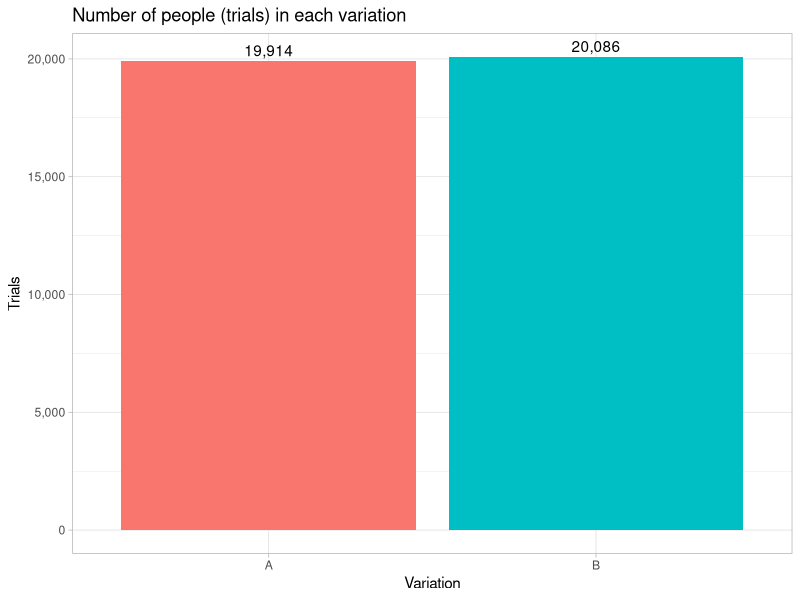
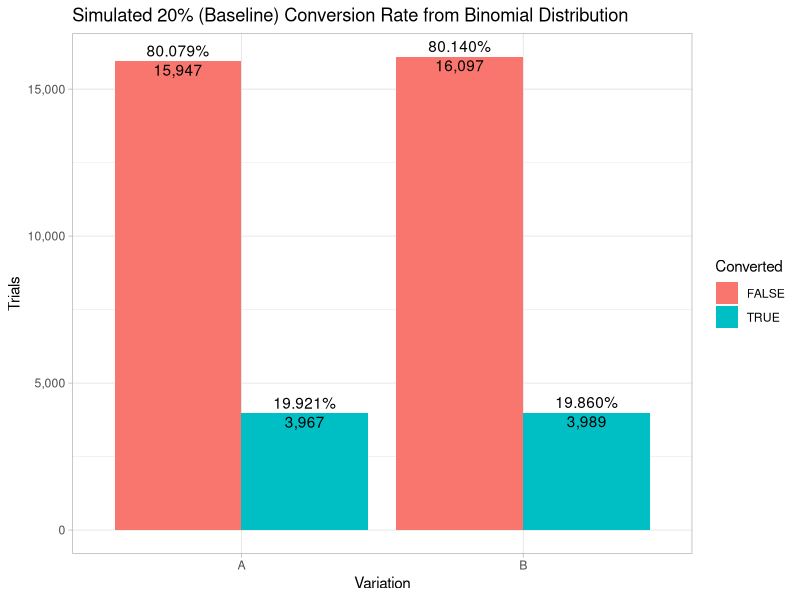
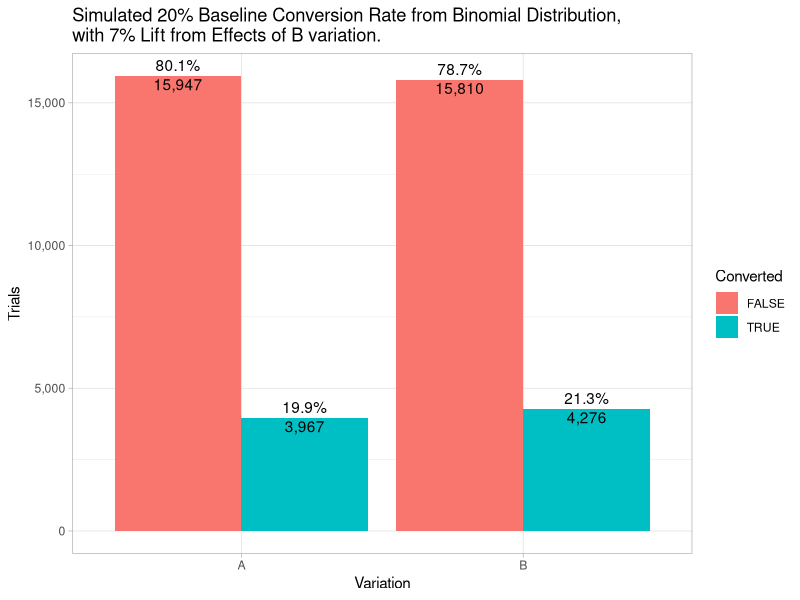
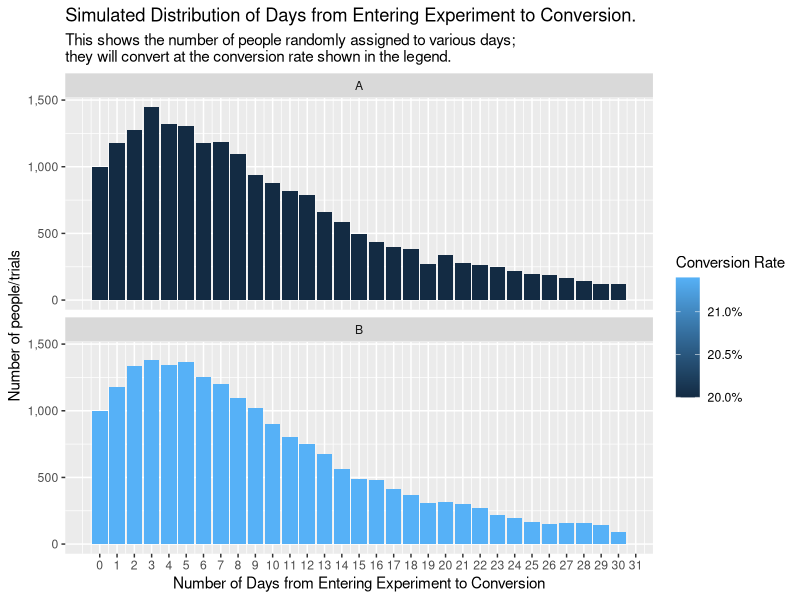
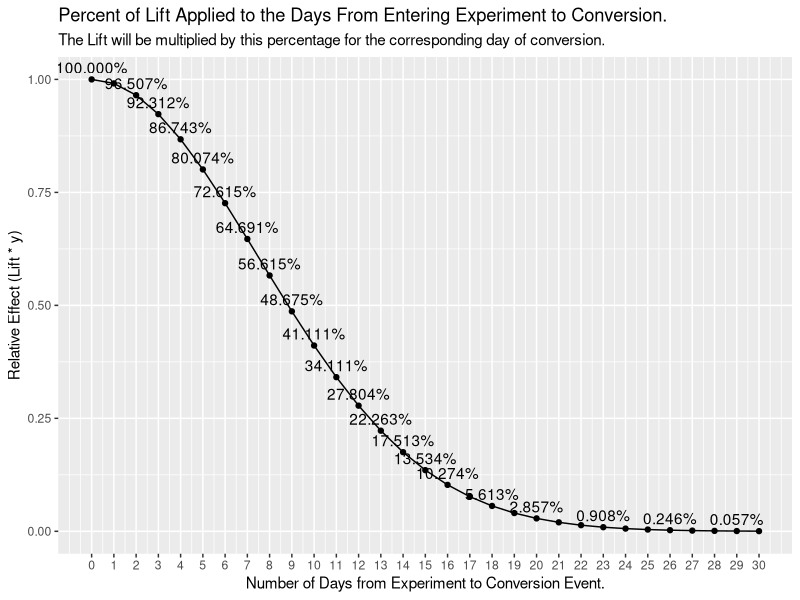
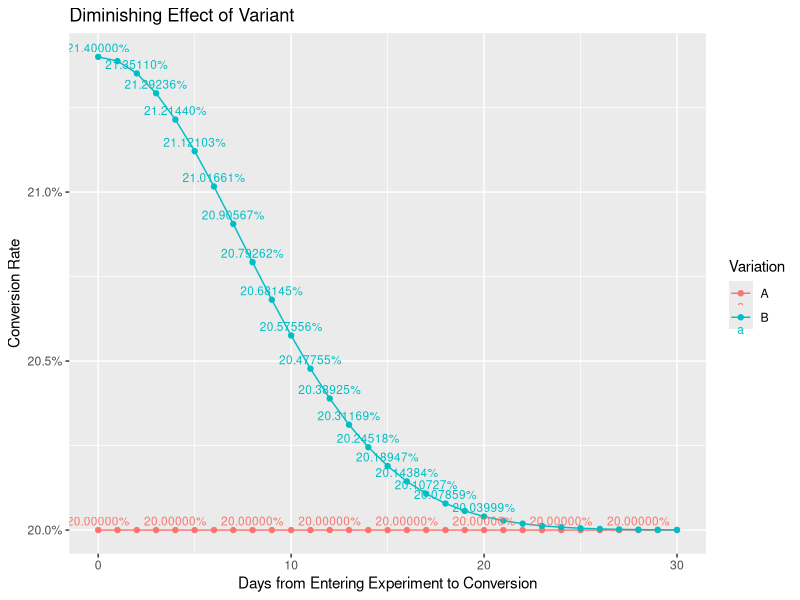
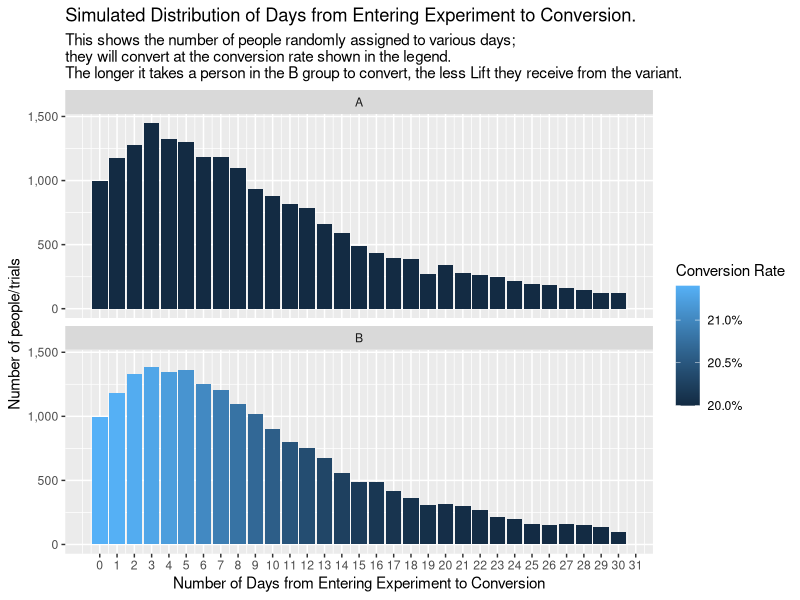
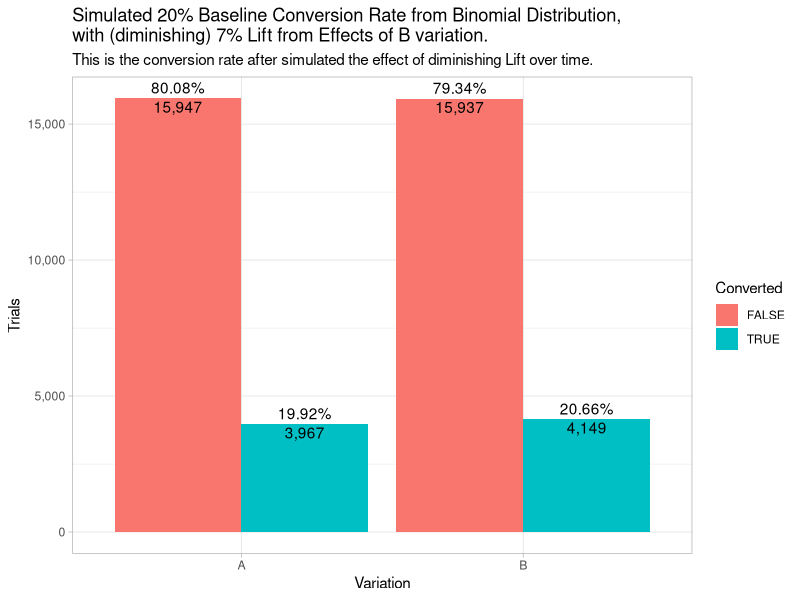

These charts were generated, in order, by the following R code:
## ---- chunk 1
library(knitr)
library(tidyverse)
library(lubridate)
library(scales)
options(scipen=999) # non-scientific notation

knitr::opts_chunk$set(echo = FALSE)
## ---- chunk 2
num_trials <- 40000
seed_traffic <- 1
seed_conversion <- 4
## ---- chunk 3
set.seed(seed_traffic)
traffic <- data.frame(id=sample(1:1000000, num_trials, replace=F))

set.seed(seed_traffic)
traffic$variation <- ifelse(rbinom(num_trials, 1, 0.5), 'A', 'B')

traffic %>% 
    count(variation) %>%
    ggplot(aes(x=variation, y=n, fill=variation)) +
    geom_col() +
    geom_text(aes(label=comma_format()(n)), vjust = -0.4) +
    theme_light() +
    theme(legend.position = 'none') +
    scale_y_continuous(labels = comma_format()) +
    labs(title='Number of people (trials) in each variation',
         y='Trials',
         x='Variation')
## ---- chunk 4
baseline_conversion_rate <- 0.20
traffic$baseline_conversion_rate <- baseline_conversion_rate
## ---- chunk 5
converted_by_id <- function(id, conversion_rate) {
    #set.seed(id)
    return (as.logical(rbinom(1, 1, conversion_rate)))
}
set.seed(seed_conversion)
traffic$converted <- map2_lgl(traffic$id, traffic$baseline_conversion_rate, ~ converted_by_id(.x, .y))

conversion_table <- table(traffic$variation, traffic$converted)
conversions <- c(conversion_table['A', 'TRUE'], conversion_table['B', 'TRUE'])
non_conversions <- c(conversion_table['A', 'FALSE'], conversion_table['B', 'FALSE'])
trials <- conversions + non_conversions

traffic %>% 
    count(variation, converted) %>%
    group_by(variation) %>%
    mutate(baseline_conversion_rate = n / sum(n)) %>%
    ungroup() %>%
    ggplot(aes(x=variation, y=n, fill=converted)) +
    scale_y_continuous(labels = comma_format()) +
    geom_col(position='dodge') +
    geom_text(aes(label=comma_format()(n)),
              position = position_dodge(width=0.9),
              vjust = 1.2) +
    geom_text(aes(label=percent_format()(baseline_conversion_rate)),
              position = position_dodge(width=0.9),
              vjust = -0.4) +
    labs(title='Simulated 20% (Baseline) Conversion Rate from Binomial Distribution',
         y='Trials',
         x='Variation',
         fill='Converted') +
    theme_light()
## ---- chunk 6
simulated_percent_increase_in_b <- 0.07
## ---- chunk 7
traffic <- traffic %>%
    mutate(lift = ifelse(variation == 'A', 0, simulated_percent_increase_in_b)) %>%
    mutate(conversion_rate = baseline_conversion_rate + (baseline_conversion_rate * lift)) %>%
    select(-converted)

set.seed(seed_conversion)
converted_no_diminishing_effects <- map2_lgl(traffic$id, traffic$conversion_rate, ~ converted_by_id(.x, .y))
traffic$converted <- converted_no_diminishing_effects

conversion_table <- table(traffic$variation, traffic$converted)
conversions <- c(conversion_table['A', 'TRUE'], conversion_table['B', 'TRUE'])
non_conversions <- c(conversion_table['A', 'FALSE'], conversion_table['B', 'FALSE'])
trials <- conversions + non_conversions

a_conversion_rate <- conversions[1] / trials[1]
b_conversion_rate <- conversions[2] / trials[2]

b_percent_increase_over_baseline <- (b_conversion_rate - baseline_conversion_rate) / b_conversion_rate
b_percent_increase_over_a <- (b_conversion_rate - a_conversion_rate) / b_conversion_rate

traffic %>% 
    count(variation, converted) %>%
    group_by(variation) %>%
    mutate(conversion_rate = n / sum(n)) %>%
    ungroup() %>%
    ggplot(aes(x=variation, y=n, fill=converted)) +
    geom_col(position='dodge') +
    scale_y_continuous(labels = comma_format()) +
    geom_text(aes(label=comma_format()(n)),
              position = position_dodge(width=0.9),
              vjust = 1.2) +
    geom_text(aes(label=percent_format()(conversion_rate)),
              position = position_dodge(width=0.9),
              vjust = -0.4) +
    labs(title=paste('Simulated', percent(baseline_conversion_rate),'Baseline Conversion Rate from Binomial Distribution,\nwith', percent(simulated_percent_increase_in_b),'Lift from Effects of B variation.'),
         y='Trials',
         x='Variation',
         fill='Converted') +
    theme_light()
## ---- chunk 8
scale_a_b <- function(x, a, b) {

    (b - a) * ((x - min(x)) / (max(x) - min(x))) + a 
}

set.seed(44)
#offset <- round(scale_a_b(rlnorm(n=num_trials, meanlog = 0.04), 0, 50))
#hist(offset)
offset <- round(scale_a_b(rgamma(num_trials, shape = 1.7), 1, 75))
offset <- ifelse(offset <= 1, 2, offset)
offset <- offset - 2



set.seed(NULL)
traffic <- traffic %>%
    mutate(conversion_offset = offset,
           #conversion_offset = ifelse(conversion_offset > 30, round(runif(1, min=20, max=30)), conversion_offset),
           conversion_offset = ifelse(conversion_offset < 0, 0, conversion_offset))

traffic$conversion_offset <- map_dbl(traffic$conversion_offset, ~ {
    if(. > 30) {
        return (round(runif(1, min=20, max=30)))
    } else {
        return (.)
    }
})

traffic %>%
    group_by(conversion_offset, variation) %>%
    summarise(num_trials=n(),
              average_conversion_rate = mean(conversion_rate)) %>%
    ggplot(aes(x=conversion_offset, y=num_trials, fill=average_conversion_rate)) +
    geom_col() +
    scale_y_continuous(labels = comma_format()) +
    scale_x_continuous(breaks = seq(0, 100)) +
    scale_fill_gradient(labels = percent) +
    facet_wrap(~variation, nrow=2) +
    labs(title='Simulated Distribution of Days from Entering Experiment to Conversion.',
         subtitle = 'This shows the number of people randomly assigned to various days;\nthey will convert at the conversion rate shown in the legend. ',
         y='Number of people/trials',
         x='Number of Days from Entering Experiment to Conversion',
         fill='Conversion Rate')
## ---- chunk 9
stand_dev <- .5
scale_norm <- 1 / dnorm(0, sd=stand_dev)

relative_effect <- function(day_number) {
    return (dnorm(((day_number) / 30 * 2), sd=stand_dev) * scale_norm)
}


data.frame(days_from_experiment_to_conversion=0:30) %>%
    mutate(relative_effect = relative_effect(days_from_experiment_to_conversion)) %>%
    ggplot(aes(x=days_from_experiment_to_conversion, y=relative_effect)) +
    geom_line() +
    geom_point() +
    geom_text(aes(label=percent(relative_effect)), vjust=-0.5, check_overlap = TRUE) +
    scale_x_continuous(breaks = 0:30) +
    labs(title='Percent of Lift Applied to the Days From Entering Experiment to Conversion.',
         subtitle='The Lift will be multiplied by this percentage for the corresponding day of conversion.',
         y='Relative Effect (Lift * y)',
         x='Number of Days from Experiment to Conversion Event.')
## ---- chunk 10
traffic <- traffic %>%
    mutate(diminished_conversion_rate = baseline_conversion_rate + (baseline_conversion_rate * lift * relative_effect(conversion_offset)))
# %>%
#     select(-converted)

stopifnot(all(ifelse(traffic$variation == "A", traffic$baseline_conversion_rate == traffic$conversion_rate, TRUE)))
stopifnot(all(ifelse(traffic$variation == "A", traffic$baseline_conversion_rate == traffic$diminished_conversion_rate, TRUE)))

traffic %>%
    # filter()
    # filter(!is.na(conversion_offset)) %>%
    group_by(conversion_offset, variation) %>%
    summarise(diminished_conversion_rate = mean(diminished_conversion_rate)) %>%
 #   spread(variation, diminished_conversion_rate) %>%
    ggplot(aes(x=conversion_offset, y=diminished_conversion_rate, color=variation)) +
    geom_line() +
    geom_point() +
    geom_text(aes(label=percent_format()(diminished_conversion_rate)), check_overlap=TRUE, size = 3, vjust=-0.5) + 
    scale_y_continuous(labels = percent_format()) +
    #expand_limits(y=0) +
    labs(title="Diminishing Effect of Variant",
         y='Conversion Rate',
         x='Days from Entering Experiment to Conversion',
         color='Variation')

traffic %>%
    group_by(conversion_offset, variation) %>%
    summarise(num_trials=n(),
              average_conversion_rate = mean(diminished_conversion_rate)) %>%
    ggplot(aes(x=conversion_offset, y=num_trials, fill=average_conversion_rate)) +
    geom_col() +
    scale_y_continuous(labels = comma_format()) +
    scale_x_continuous(breaks = seq(0, 100)) +
    scale_fill_gradient(labels = percent) +
    facet_wrap(~variation, nrow=2) +
    labs(title='Simulated Distribution of Days from Entering Experiment to Conversion.',
         subtitle = 'This shows the number of people randomly assigned to various days;\nthey will convert at the conversion rate shown in the legend.\nThe longer it takes a person in the B group to convert, the less Lift they receive from the variant.',
         y='Number of people/trials',
         x='Number of Days from Entering Experiment to Conversion',
         fill='Conversion Rate')
## ---- chunk 11
set.seed(seed_conversion)
new_converted <- map2_lgl(traffic$id, traffic$diminished_conversion_rate, ~ converted_by_id(.x, .y))

# ensure that conversions of variation A don't change
stopifnot(all(ifelse(traffic$variation == "A", converted_no_diminishing_effects == new_converted, TRUE)))

traffic$converted <- new_converted
#set.seed(2)
#traffic$converted <-as.logical(rbinom(num_trials, 1, baseline_conversion_rate))

conversion_table <- table(traffic$variation, traffic$converted)
conversions <- c(conversion_table['A', 'TRUE'], conversion_table['B', 'TRUE'])
non_conversions <- c(conversion_table['A', 'FALSE'], conversion_table['B', 'FALSE'])
trials <- conversions + non_conversions

a_conversion_rate <- conversions[1] / trials[1]
b_conversion_rate <- conversions[2] / trials[2]

b_percent_increase_over_baseline <- (b_conversion_rate - baseline_conversion_rate) / b_conversion_rate
b_percent_increase_over_a <- (b_conversion_rate - a_conversion_rate) / b_conversion_rate

traffic %>% 
    count(variation, converted) %>%
    group_by(variation) %>%
    mutate(conversion_rate = n / sum(n)) %>%
    ungroup() %>%
    ggplot(aes(x=variation, y=n, fill=converted)) +
    geom_col(position='dodge') +
    scale_y_continuous(labels = comma_format()) +
    geom_text(aes(label=comma_format()(n)),
              position = position_dodge(width=0.9),
              vjust = 1.2) +
    geom_text(aes(label=percent_format()(conversion_rate)),
              position = position_dodge(width=0.9),
              vjust = -0.4) +
    labs(title=paste('Simulated', percent(baseline_conversion_rate),'Baseline Conversion Rate from Binomial Distribution,\nwith (diminishing)', percent(simulated_percent_increase_in_b),'Lift from Effects of B variation.'),
         subtitle='This is the conversion rate after simulated the effect of diminishing Lift over time.',
         y='Trials',
         x='Variation',
         fill='Converted') +
    theme_light()
## ---- chunk 12
attribution_window_days <- 7
## ---- chunk 13
traffic <- traffic %>%
    mutate(converted_within_window = ifelse(conversion_offset <= attribution_window_days, converted, FALSE))

conversion_table <- table(traffic$variation, traffic$converted_within_window)
conversions <- c(conversion_table['A', 'TRUE'], conversion_table['B', 'TRUE'])
non_conversions <- c(conversion_table['A', 'FALSE'], conversion_table['B', 'FALSE'])
trials <- conversions + non_conversions

a_conversion_rate <- conversions[1] / trials[1]
b_conversion_rate <- conversions[2] / trials[2]

b_percent_increase_over_baseline <- (b_conversion_rate - baseline_conversion_rate) / b_conversion_rate
b_percent_increase_over_a <- (b_conversion_rate - a_conversion_rate) / b_conversion_rate

traffic %>% 
    count(variation, converted_within_window) %>%
    group_by(variation) %>%
    mutate(conversion_rate = n / sum(n)) %>%
    ungroup() %>%
    ggplot(aes(x=variation, y=n, fill=converted_within_window)) +
    geom_col(position='dodge') +
    scale_y_continuous(labels = comma_format()) +
    geom_text(aes(label=comma_format()(n)),
              position = position_dodge(width=0.9),
              vjust = 1.2) +
    geom_text(aes(label=percent_format()(conversion_rate)),
              position = position_dodge(width=0.9),
              vjust = -0.4) +
    labs(title=paste0('Simulated ', percent(baseline_conversion_rate),' Baseline Conversion Rate from Binomial Distribution,\nwith (diminishing) ', percent(simulated_percent_increase_in_b),' Lift from Effects of B variation &\n', attribution_window_days,'-Day Attribution Window.'),
         subtitle=paste0('This is the conversion rate after simulated the effect of diminishing Lift over time, with a', attribution_window_days,'-Day Attribution Window.'),
         y='Trials',
         x='Variation',
         fill='Converted') +
    theme_light()
## ---- chunk 14
set.seed(43)
traffic$day_entered_experiment <- floor(runif(n=num_trials, min=1, max=31))

traffic <- traffic %>%
    mutate(day_converted = ifelse(converted, day_entered_experiment + conversion_offset, NA),
           day_converted_within_window = ifelse(converted_within_window, day_entered_experiment + conversion_offset, NA))
## ---- chunk 15
num_days_people_are_still_converting <- max(traffic$day_entered_experiment) + max(traffic$conversion_offset) + 10
experiment <- data.frame(experiment_day = NULL, variation=NULL, conversions = NULL, trials = NULL)

for(ex_day in 1:num_days_people_are_still_converting) {
    day_results <- rbind(data.frame(experiment_day = ex_day,
                                    variation="A",
                                    cumulative_conversions = sum(traffic$variation == "A" & traffic$day_converted <= ex_day, na.rm = TRUE),
                                    cumulative_trials = sum(traffic$variation == "A" & traffic$day_entered_experiment <= ex_day)),
                         data.frame(experiment_day = ex_day,
                                    variation="B",
                                    cumulative_conversions = sum(traffic$variation == "B" & traffic$day_converted <= ex_day, na.rm = TRUE),
                                    cumulative_trials = sum(traffic$variation == "B" & traffic$day_entered_experiment <= ex_day)))

    experiment <- rbind(experiment, day_results)
}
experiment %>%
    mutate(cumulative_conversion_rate=cumulative_conversions / cumulative_trials) %>%
    ggplot(aes(x=experiment_day, y=cumulative_conversion_rate, color = variation, group=variation)) +
        geom_line() +
        geom_point() +
        scale_y_continuous(breaks = seq(0, 1, 0.05),
                           labels = percent_format()) +
        expand_limits(y=c(0,0.25)) +
        scale_x_continuous(breaks = seq(0, 100, 5)) +
        labs(title='Conversion rate over time - No Attribution Window',
         subtitle="This shows, for each day of the experiment (1-30) and each day after the experiment that people are still converting (31-60), the conversion rate if you we're to look a report on that day, using no attribution window", 
         y='Conversion Rate',
         x='Day of Experiment (and days after)',
         color='Variation') +
    theme_light()

temp <- experiment %>%
    #mutate(cumulative_conversion_rate=cumulative_conversions / cumulative_trials) %>%
  gather(variable, value, -(experiment_day:variation)) %>%
  unite(temp, variation, variable) %>%
  spread(temp, value)

prop.test_list <- with(temp, pmap(list(A_cumulative_conversions, B_cumulative_conversions, A_cumulative_trials, B_cumulative_trials),
                                    function(a, b, c, d) {
                                        if(a+b > 0) {
                                            prop.test(x=c(b, a), n=c(d, c))
                                        } else {
                                            NA    
                                        }
                                    }
                                    ))
temp$p_value <- map_dbl(prop.test_list,~  {
    
    if(is.na(.[[1]])) {
        return (NA)
    } else {
         .$p.value   
    }
})
temp$b_minus_a <- map_dbl(prop.test_list,~  {
    
    if(is.na(.[[1]])) {
        return (NA)
    } else {
         as.numeric(.$estimate[1] - .$estimate[2])
    }
})
temp$conf_low <- map_dbl(prop.test_list,~  {
    
    if(is.na(.[[1]])) {
        return (NA)
    } else {
         .$conf.int[1]
    }
})
temp$conf_high <- map_dbl(prop.test_list,~  {
    
    if(is.na(.[[1]])) {
        return (NA)
    } else {
         .$conf.int[2]
    }
})

temp %>%
    ggplot(aes(x=experiment_day, y=p_value)) +
        geom_line() +
        geom_point() +
    geom_text(aes(label=round(p_value, 3)), vjust=-0.5, check_overlap = TRUE) +
    geom_hline(yintercept = 0.05, color ='red') +
    scale_y_continuous(breaks = seq(0, 1, 0.05)) +
    expand_limits(y=c(0,1))

temp %>%
    ggplot(aes(x=experiment_day, y=b_minus_a)) +
        geom_line() +
        scale_y_continuous(labels = percent_format()) +
        geom_ribbon(aes(ymin = conf_low, ymax = conf_high), fill = 'green', alpha=0.15) +
        geom_ribbon(aes(ymin = ifelse(conf_low <= 0, conf_low, NA), ymax = ifelse(conf_low <= 0, conf_high, NA)), fill = 'red', alpha=0.45) +
        geom_ribbon(aes(ymin = ifelse(conf_low > 0, conf_low, NA), ymax = ifelse(conf_low > 0, conf_high, NA)), fill = 'green', alpha=0.2) +
        geom_hline(yintercept = 0, color='red', alpha=0.5) +
        geom_text(aes(label=percent(b_minus_a)), vjust=-1, check_overlap = TRUE) +
        labs(title='Difference in Conversion Rate of `B` - `A`, with Frequentist Confidence Interval - \nNo Attribution Window',
             y='Difference in Conversion Rate from B minus A',
             x='Day of Experiment (and days after)')

temp %>%
    mutate(a_cr = A_cumulative_conversions / A_cumulative_trials,
           b_minus_a = b_minus_a / a_cr,
           conf_low = conf_low / a_cr,
           conf_high = conf_high / a_cr) %>%
    ggplot(aes(x=experiment_day, y=b_minus_a)) +
        geom_line() +
        coord_cartesian(ylim=c(-0.10, 1)) +
        scale_y_continuous(labels = percent_format()) +
        geom_ribbon(aes(ymin = conf_low, ymax = conf_high), fill = 'green', alpha=0.15) +
        geom_ribbon(aes(ymin = ifelse(conf_low <= 0, conf_low, NA), ymax = ifelse(conf_low <= 0, conf_high, NA)), fill = 'red', alpha=0.45) +
        geom_ribbon(aes(ymin = ifelse(conf_low > 0, conf_low, NA), ymax = ifelse(conf_low > 0, conf_high, NA)), fill = 'green', alpha=0.2) +
        geom_hline(yintercept = 0, color='red', alpha=0.5) +
        geom_text(aes(label=percent(b_minus_a)), vjust=-1, check_overlap = TRUE) +    
        labs(title='Difference in Conversion Rate of `B` - `A`, with Frequentist Confidence Interval - \nNo Attribution Window',
             y='Lift (i.e. Percent change from A to B)',
             x='Day of Experiment (and days after)') 
## ---- chunk 16
num_days_people_are_still_converting <- max(traffic$day_entered_experiment) + max(traffic$conversion_offset) + attribution_window_days
experiment <- data.frame(experiment_day = NULL, variation=NULL, conversions = NULL, trials = NULL)

for(ex_day in 1:num_days_people_are_still_converting) {
    local_traffic <- traffic %>% filter(day_entered_experiment + attribution_window_days < ex_day)

    day_results <- rbind(data.frame(experiment_day = ex_day,
                                    variation="A",
                                    cumulative_conversions = sum(local_traffic$variation == "A" & local_traffic$day_converted_within_window <= ex_day, na.rm = TRUE),
                                    cumulative_trials = sum(local_traffic$variation == "A")),
                         data.frame(experiment_day = ex_day,
                                    variation="B",
                                    cumulative_conversions = sum(local_traffic$variation == "B" & local_traffic$day_converted_within_window <= ex_day, na.rm = TRUE),
                                    cumulative_trials = sum(local_traffic$variation == "B")))

    experiment <- rbind(experiment, day_results)
}

experiment %>%
    mutate(cumulative_conversion_rate=cumulative_conversions / cumulative_trials) %>%
    ggplot(aes(x=experiment_day, y=cumulative_conversion_rate, color = variation, group=variation)) +
        geom_line() +
        geom_point() +
        scale_y_continuous(breaks = seq(0, 1, 0.05),
                           labels = percent_format()) +
        expand_limits(y=c(0,0.25)) +
        scale_x_continuous(breaks = seq(0, 100, 5)) +
        labs(title='Conversion rate over time - With Attribution Window',
         subtitle="This shows, for each day of the experiment (1-30) and each day after the experiment that people are still converting (31-60), the conversion rate if you we're to look a report on that day, using With attribution window", 
         y='Conversion Rate',
         x='Day of Experiment (and days after)',
         color='Variation') +
    theme_light()

temp <- experiment %>%
    #mutate(cumulative_conversion_rate=cumulative_conversions / cumulative_trials) %>%
  gather(variable, value, -(experiment_day:variation)) %>%
  unite(temp, variation, variable) %>%
  spread(temp, value)

prop.test_list <- with(temp, pmap(list(A_cumulative_conversions, B_cumulative_conversions, A_cumulative_trials, B_cumulative_trials),
                                    function(a, b, c, d) {
                                        if(a+b > 0) {
                                            prop.test(x=c(b, a), n=c(d, c))
                                        } else {
                                            NA    
                                        }
                                    }
                                    ))
temp$p_value <- map_dbl(prop.test_list,~  {
    
    if(is.na(.[[1]])) {
        return (NA)
    } else {
         .$p.value   
    }
})
temp$b_minus_a <- map_dbl(prop.test_list,~  {
    
    if(is.na(.[[1]])) {
        return (NA)
    } else {
         as.numeric(.$estimate[1] - .$estimate[2])
    }
})
temp$conf_low <- map_dbl(prop.test_list,~  {
    
    if(is.na(.[[1]])) {
        return (NA)
    } else {
         .$conf.int[1]
    }
})
temp$conf_high <- map_dbl(prop.test_list,~  {
    
    if(is.na(.[[1]])) {
        return (NA)
    } else {
         .$conf.int[2]
    }
})

temp %>%
    ggplot(aes(x=experiment_day, y=p_value)) +
        geom_line() +
        geom_point() +
    geom_text(aes(label=round(p_value, 3)), vjust=-0.5, check_overlap = TRUE) +
    geom_hline(yintercept = 0.05, color ='red') +
    scale_y_continuous(breaks = seq(0, 1, 0.05)) +
    expand_limits(y=c(0,1))

temp %>%
    ggplot(aes(x=experiment_day, y=b_minus_a)) +
        geom_line() +
        scale_y_continuous(labels = percent_format()) +
        geom_ribbon(aes(ymin = conf_low, ymax = conf_high), fill = 'green', alpha=0.15) +
        geom_ribbon(aes(ymin = ifelse(conf_low <= 0, conf_low, NA), ymax = ifelse(conf_low <= 0, conf_high, NA)), fill = 'red', alpha=0.45) +
        geom_ribbon(aes(ymin = ifelse(conf_low > 0, conf_low, NA), ymax = ifelse(conf_low > 0, conf_high, NA)), fill = 'green', alpha=0.2) +
        geom_hline(yintercept = 0, color='red', alpha=0.5) +
        geom_text(aes(label=percent(b_minus_a)), vjust=-1, check_overlap = TRUE) +
        labs(title='Difference in Conversion Rate of `B` - `A`, with Frequentist Confidence Interval - \nWith Attribution Window',
             y='Difference in Conversion Rate from B minus A',
             x='Day of Experiment (and days after)')

temp %>%
    mutate(a_cr = A_cumulative_conversions / A_cumulative_trials,
           b_minus_a = b_minus_a / a_cr,
           conf_low = conf_low / a_cr,
           conf_high = conf_high / a_cr) %>%
    ggplot(aes(x=experiment_day, y=b_minus_a)) +
        geom_line() +
        coord_cartesian(ylim=c(-0.10, 1)) +
        scale_y_continuous(labels = percent_format()) +
        geom_ribbon(aes(ymin = conf_low, ymax = conf_high), fill = 'green', alpha=0.15) +
        geom_ribbon(aes(ymin = ifelse(conf_low <= 0, conf_low, NA), ymax = ifelse(conf_low <= 0, conf_high, NA)), fill = 'red', alpha=0.45) +
        geom_ribbon(aes(ymin = ifelse(conf_low > 0, conf_low, NA), ymax = ifelse(conf_low > 0, conf_high, NA)), fill = 'green', alpha=0.2) +
        geom_hline(yintercept = 0, color='red', alpha=0.5) +
        geom_text(aes(label=percent(b_minus_a)), vjust=-1, check_overlap = TRUE) +    
        labs(title='Difference in Conversion Rate of `B` - `A`, with Frequentist Confidence Interval - \nWith Attribution Window',
             y='Lift (i.e. Percent change from A to B)',
             x='Day of Experiment (and days after)') 
